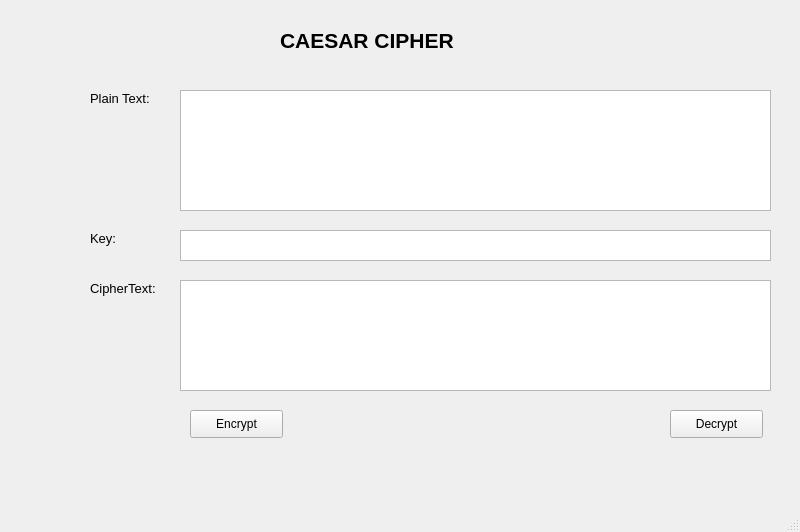
<?xml version="1.0" encoding="UTF-8"?>
<ui version="4.0">
 <class>MainWindow</class>
 <widget class="QMainWindow" name="MainWindow">
  <property name="geometry">
   <rect>
    <x>0</x>
    <y>0</y>
    <width>800</width>
    <height>532</height>
   </rect>
  </property>
  <property name="windowTitle">
   <string>MainWindow</string>
  </property>
  <widget class="QWidget" name="centralwidget">
   <widget class="QLabel" name="label">
    <property name="geometry">
     <rect>
      <x>280</x>
      <y>20</y>
      <width>231</width>
      <height>41</height>
     </rect>
    </property>
    <property name="font">
     <font>
      <pointsize>16</pointsize>
      <weight>75</weight>
      <bold>true</bold>
     </font>
    </property>
    <property name="text">
     <string>CAESAR CIPHER</string>
    </property>
   </widget>
   <widget class="QLabel" name="label_2">
    <property name="geometry">
     <rect>
      <x>90</x>
      <y>90</y>
      <width>81</width>
      <height>16</height>
     </rect>
    </property>
    <property name="font">
     <font>
      <pointsize>10</pointsize>
     </font>
    </property>
    <property name="text">
     <string>Plain Text:</string>
    </property>
   </widget>
   <widget class="QLabel" name="label_3">
    <property name="geometry">
     <rect>
      <x>90</x>
      <y>230</y>
      <width>55</width>
      <height>16</height>
     </rect>
    </property>
    <property name="font">
     <font>
      <pointsize>10</pointsize>
     </font>
    </property>
    <property name="text">
     <string>Key:</string>
    </property>
   </widget>
   <widget class="QLabel" name="label_4">
    <property name="geometry">
     <rect>
      <x>90</x>
      <y>280</y>
      <width>91</width>
      <height>16</height>
     </rect>
    </property>
    <property name="font">
     <font>
      <pointsize>10</pointsize>
     </font>
    </property>
    <property name="text">
     <string>CipherText:</string>
    </property>
   </widget>
   <widget class="QTextEdit" name="txt_plaintext">
    <property name="geometry">
     <rect>
      <x>180</x>
      <y>90</y>
      <width>591</width>
      <height>121</height>
     </rect>
    </property>
   </widget>
   <widget class="QTextEdit" name="txt_key">
    <property name="geometry">
     <rect>
      <x>180</x>
      <y>230</y>
      <width>591</width>
      <height>31</height>
     </rect>
    </property>
   </widget>
   <widget class="QTextEdit" name="txt_ciphertext">
    <property name="geometry">
     <rect>
      <x>180</x>
      <y>280</y>
      <width>591</width>
      <height>111</height>
     </rect>
    </property>
   </widget>
   <widget class="QPushButton" name="btn_encrypt">
    <property name="geometry">
     <rect>
      <x>190</x>
      <y>410</y>
      <width>93</width>
      <height>28</height>
     </rect>
    </property>
    <property name="text">
     <string>Encrypt</string>
    </property>
   </widget>
   <widget class="QPushButton" name="btn_decrypt">
    <property name="geometry">
     <rect>
      <x>670</x>
      <y>410</y>
      <width>93</width>
      <height>28</height>
     </rect>
    </property>
    <property name="text">
     <string>Decrypt</string>
    </property>
   </widget>
  </widget>
  <widget class="QMenuBar" name="menubar">
   <property name="geometry">
    <rect>
     <x>0</x>
     <y>0</y>
     <width>800</width>
     <height>26</height>
    </rect>
   </property>
  </widget>
  <widget class="QStatusBar" name="statusbar"/>
 </widget>
 <resources/>
 <connections/>
</ui>
